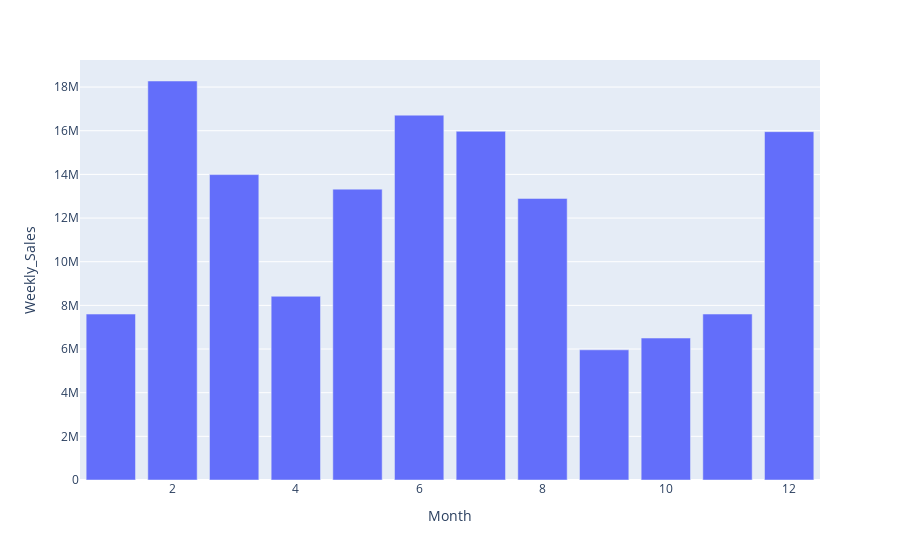

Here is the notebook cell this chart was saved with:
### Markdown cell above
- Relation négative très faible (pente)
   - Grande dispersion indiquant un impact limité
   - Possible effet indirect via d'autres variables économiques

### Code cell
#graph montant des ventes par mois
fig = px.bar(df.groupby('Month')['Weekly_Sales'].sum().reset_index(), x='Month', y='Weekly_Sales')
fig.show()

### Figure 1 — Plotly figure (JSON) as saved in the notebook; plotly's stock layout.template omitted (floating-point values rounded to 4 significant figures)
{"data": [{"alignmentgroup": "True", "hovertemplate": "Month=%{x}<br>Weekly_Sales=%{y}<extra></extra>", "legendgroup": "", "marker": {"color": "#636efa", "pattern": {"shape": ""}}, "name": "", "offsetgroup": "", "orientation": "v", "showlegend": false, "textposition": "auto", "type": "bar", "x": [1, 2, 3, 4, 5, 6, 7, 8, 9, 10, 11, 12], "xaxis": "x", "y": [7601000.0, 18280000.0, 13990000.0, 8417000.0, 13320000.0, 16710000.0, 15970000.0, 12900000.0, 5963000.0, 6502000.0, 7601000.0, 15960000.0], "yaxis": "y"}], "layout": {"barmode": "relative", "legend": {"tracegroupgap": 0}, "margin": {"t": 60}, "xaxis": {"anchor": "y", "domain": [0, 1], "title": {"text": "Month"}}, "yaxis": {"anchor": "x", "domain": [0, 1], "title": {"text": "Weekly_Sales"}}}}
